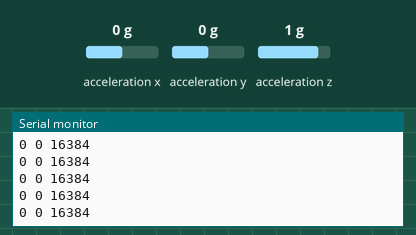
This sketch was run on a simulated Arduino Uno, built for the host (arithmetic inside an expression is 32-bit, double 64-bit). Parts: the last lines printed to the serial monitor. The test bench sets the inputs (shaded band); at power-on: acceleration x 0 g, acceleration y 0 g, acceleration z 1 g.

Above: at 1.2 s.
1.3 s: acceleration x set to -1.4 g
At 1.56 s:
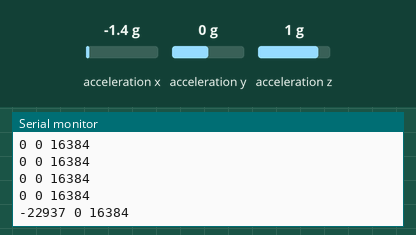
2.8 s: acceleration y set to -1.4 g
At 2.96 s:
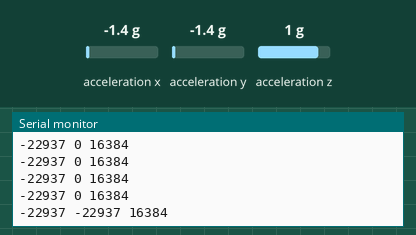
4.3 s: acceleration z set to -1.4 g
At 4.36 s:
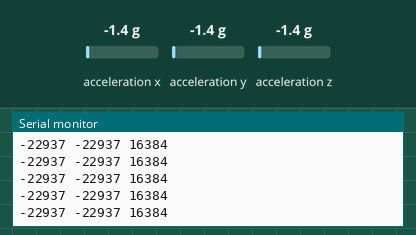

The sketch:

testing_acc3.ino
```cpp
#include "CurieIMU.h"

int ax, ay, az,
    gx, gy, gz;

long minKnockInterval = 100; // 100 ms
long prevKnockTime = 0;


boolean blinkState = false; // state of LED

void setup() {
  // put your setup code here, to run once:
  Serial.begin(9600);
  while(!Serial);

  CurieIMU.begin();
  CurieIMU.attachInterrupt(accCallBack);
//  CurieIMU.setDetectionThreshold(CURIE_IMU_SHOCK, 1000);  // 10 mg
  CurieIMU.setDetectionThreshold(CURIE_IMU_SHOCK, 1000);  // 10 mg
  CurieIMU.setDetectionDuration(CURIE_IMU_SHOCK, 1000);  // 200 ms
  CurieIMU.interrupts(CURIE_IMU_SHOCK);
//  CurieIMU.setDetectionThreshold(CURIE_IMU_TAP_SHOCK, 100);  // 10 mg
//  CurieIMU.setDetectionDuration(CURIE_IMU_TAP_SHOCK, 50);  // 200 ms
//  CurieIMU.interrupts(CURIE_IMU_TAP_SHOCK);

  Serial.println("Started");
}

void loop() {
  // put your main code here, to run repeatedly:
  digitalWrite(13, blinkState);
  blinkState = !blinkState;
  delay(200);

//  CurieIMU.readMotionSensor(ax, ay, az, gz, gy, gz);
  CurieIMU.readAccelerometer(ax, ay, az);


//  if (Serial.available() > 0) {
    Serial.print(ax);
    Serial.print(" ");
    Serial.print(ay);
    Serial.print(" ");
    Serial.print(az);
    Serial.println();
//  }
}

static void accCallBack(void){
  long tn = millis();
   if (CurieIMU.getInterruptStatus(CURIE_IMU_SHOCK)
        && (tn > (prevKnockTime + minKnockInterval))) {

    prevKnockTime = tn;
    if (CurieIMU.shockDetected(X_AXIS, POSITIVE))
      Serial.println("Negative shock detected on X-axis");
    if (CurieIMU.shockDetected(X_AXIS, NEGATIVE))
      Serial.println("Positive shock detected on X-axis");
    if (CurieIMU.shockDetected(Y_AXIS, POSITIVE))
      Serial.println("Negative shock detected on Y-axis");
    if (CurieIMU.shockDetected(Y_AXIS, NEGATIVE))
      Serial.println("Positive shock detected on Y-axis");
    if (CurieIMU.shockDetected(Z_AXIS, POSITIVE))
      Serial.println("Negative shock detected on Z-axis");
    if (CurieIMU.shockDetected(Z_AXIS, NEGATIVE))
      Serial.println("Positive shock detected on Z-axis");
  }
}
```

Measured:
- after the input at 1.3 s, the serial monitor: prints a new line after 0.10 s (image 1)
- after the input at 2.8 s, the serial monitor: prints a new line at once (image 2)
